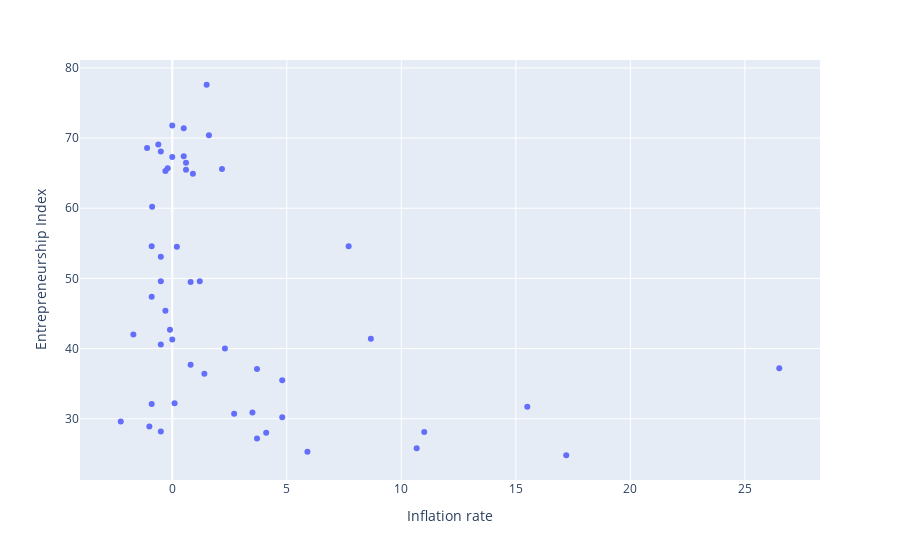

Notebook code cell kept with this figure:
### Code cell
px.scatter(data, x ='Inflation rate', y = 'Entrepreneurship Index') #The link between entrepreneurship index and inflation tate

### Figure 1 — Plotly figure (JSON) as saved in the notebook; plotly's stock layout.template omitted (floating-point values rounded to 4 significant figures)
{"data": [{"hovertemplate": "Inflation rate=%{x}<br>Entrepreneurship Index=%{y}<extra></extra>", "legendgroup": "", "marker": {"color": "#636efa", "symbol": "circle"}, "mode": "markers", "name": "", "orientation": "v", "showlegend": false, "type": "scatter", "x": [0.9, 0.6, -0.88, -0.2, 0.0, 0.5, -1.7, -0.3, 0.0, 0.2, -0.9, 0.6, -0.3, -0.5, -0.5, -0.5, 0.5, -0.1, -0.9, 0.0, 1.5, 1.6, 0.8, 2.17, -0.5, -1.1, -0.61, 4.8, 26.5, 4.1, -1.0, 10.67, 1.4, 0.8, -0.5, 11.0, -2.25, 17.2, 5.9, 3.7, 3.7, 2.3, 2.7, 0.1, 3.5, 15.5, 1.2, -0.9, 4.8, 7.7, 8.67], "xaxis": "x", "y": [64.9, 65.5, 60.2, 65.7, 67.3, 67.4, 42.0, 65.3, 41.3, 54.5, 54.6, 66.5, 45.4, 53.1, 49.6, 40.6, 71.4, 42.7, 47.4, 71.8, 77.6, 70.4, 49.5, 65.6, 68.1, 68.6, 69.1, 30.2, 37.2, 28.0, 28.9, 25.8, 36.4, 37.7, 28.2, 28.1, 29.6, 24.8, 25.3, 27.2, 37.1, 40.0, 30.7, 32.2, 30.9, 31.7, 49.6, 32.1, 35.5, 54.6, 41.4], "yaxis": "y"}], "layout": {"legend": {"tracegroupgap": 0}, "margin": {"t": 60}, "xaxis": {"anchor": "y", "domain": [0.0, 1.0], "title": {"text": "Inflation rate"}}, "yaxis": {"anchor": "x", "domain": [0.0, 1.0], "title": {"text": "Entrepreneurship Index"}}}}
